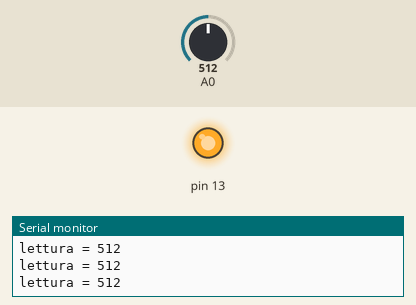
The sketch below on a simulated Arduino Uno, built with avr-gcc and run on an emulated ATmega328P. Shown: output pins drawn as LEDs (lit = HIGH), the last lines printed to the serial monitor. The test bench sets the inputs (shaded band); at power-on: A0 = 512.

Above: at 1.2 s.
1.3 s: A0 set to 209
2.8 s: A0 set to 190
At 3.2 s:
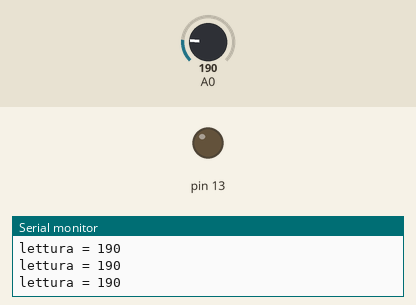
4.3 s: A0 set to 210
At 5.4 s:
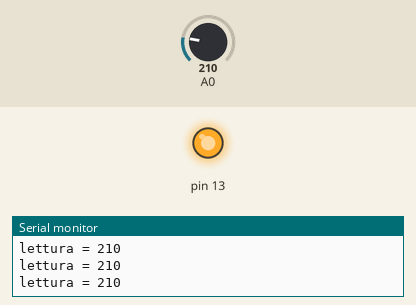
5.8 s: A0 set to 122
At 6.5 s:
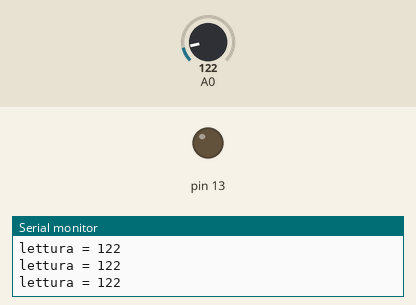
Timing chart, 0 to 8.8 s (numbered marks = the images above; inputs shaded):
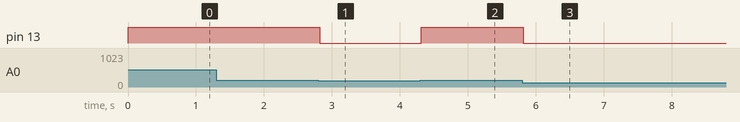

Measured:
- the behaviour switches between 201 and 200 on A0 (found by bisection; images 0 and 1)
- after the input at 2.8 s, pin 13: HIGH → LOW at once
- after the input at 4.3 s, pin 13: LOW → HIGH at once
- after the input at 5.8 s, pin 13: HIGH → LOW at once

The sketch:

474-sensore-di-forza.ino
```cpp
/*
  474 - sensore di forza
  - sensore in serie con resistenza da 10K e letto su A0
  - led con res da 390 sul pin 13
*/

void setup() {
  Serial.begin(9600);
  pinMode(13, OUTPUT);
}

void loop() {
  int val = analogRead(A0);

  Serial.print("lettura = ");
  Serial.println(val);

  digitalWrite(13, (val > 200 ? HIGH : LOW));

  // wait 2 milliseconds before the next loop for the analog-to-digital
  // converter to settle after the last reading:
  delay(2);
}
```
